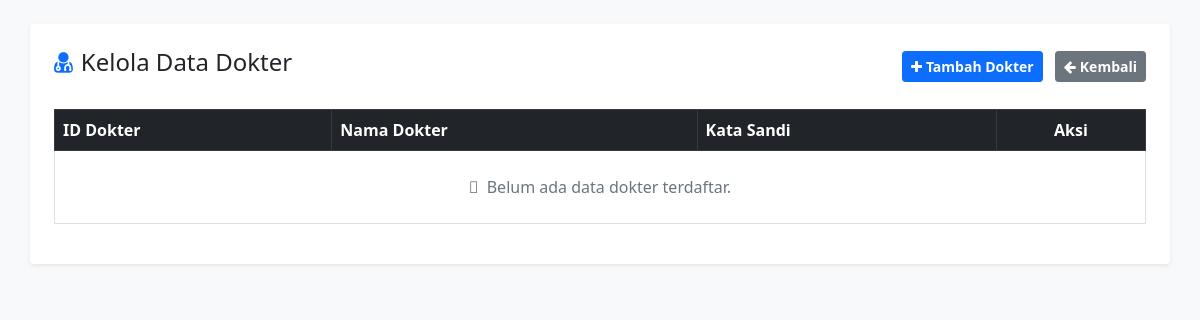
Before: /page/data_dokter.php (signed in) with the older database file.
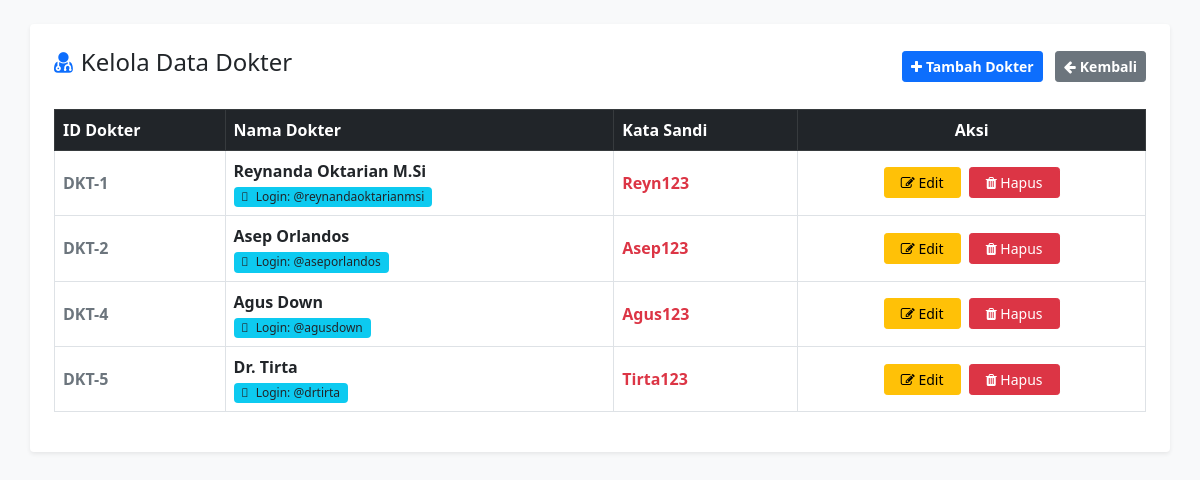
After: the same page with the newer database file.
### tables this page shows
CREATE TABLE `dokter` (
  `ID_Dokter` int(11) NOT NULL,
  `Password` varchar(10) NOT NULL,
  `Nama_Dokter` varchar(100) NOT NULL
);

CREATE TABLE `medispet` (
  `id_user` int(11) NOT NULL,
  `username` varchar(50) NOT NULL,
  `password` varchar(255) NOT NULL,
  `role` enum('admin','dokter','pasien') NOT NULL
);

### page/data_dokter.php (the view, shortened to what this page needs)
<?php
include '../config/koneksi.php';
?>
<!DOCTYPE html>
<html lang="id">
<head>
    <link href="../vendor/bootstrap/css/bootstrap.min.css" rel="stylesheet">
    <link rel="stylesheet" href="../assets/css/fontawesome.css">
</head>
<body class="bg-light p-4">
    <div class="container bg-white p-4 shadow-sm rounded">
        <div class="d-flex justify-content-between align-items-center mb-4">
            <h4><i class="fa fa-user-md me-2 text-primary"></i>Kelola Data Dokter</h4>
            <div>
                <a href="tambah_dokter.php" class="btn btn-sm btn-primary fw-bold me-2"><i class="fa fa-plus me-1"></i>Tambah Dokter</a>
                <a href="../index.php" class="btn btn-sm btn-secondary fw-bold"><i class="fa fa-arrow-left me-1"></i>Kembali</a>
            </div>
        </div>
        <div class="table-responsive">
            <table class="table table-bordered table-hover align-middle">
                <thead class="table-dark">
                    <tr>
                        <th>ID Dokter</th>
                        <th>Nama Dokter</th>
                        <th>Kata Sandi</th> <th class="text-center">Aksi</th>
                    </tr>
                </thead>
                <tbody>
                    <?php
                    $res = mysqli_query($koneksi, "SELECT * FROM dokter");
                    if (mysqli_num_rows($res) > 0) {
                        while($row = mysqli_fetch_assoc($res)) {
                            $username_tampil = strtolower(str_replace([' ', '.', ','], '', $row['Nama_Dokter']));
                            $query_pass = mysqli_query($koneksi, "SELECT password FROM medispet WHERE username = '$username_tampil' AND role = 'dokter'");
                            $data_pass = mysqli_fetch_assoc($query_pass);
                            if ($data_pass && !empty($data_pass['password'])) {
                                $password_tampil = htmlspecialchars($data_pass['password']);
                            } elseif (!empty($row['Password'])) {
                                $password_tampil = htmlspecialchars($row['Password']);
                            } else {
                                $password_tampil = "<em class='text-muted small'>Tidak diatur</em>";
                            }
                            echo "<tr>
                                    <td class='fw-bold text-secondary'>DKT-{$row['ID_Dokter']}</td>
                                    <td class='fw-bold'>
                                        " . htmlspecialchars($row['Nama_Dokter']) . " <br>
                                        <span class='badge bg-info text-dark fw-normal mt-1'>
                                            <i class='fa-solid fa-user me-1'></i> Login: @{$username_tampil}
                                        </span>
                                    </td>
                                    <td><span class='text-danger fw-bold'>{$password_tampil}</span></td>
                                    <td class='text-center'>
                                        <a href='edit_dokter.php?id={$row['ID_Dokter']}' class='btn btn-sm btn-warning px-3 me-1'>
                                            <i class='fa fa-edit'></i> Edit
                                        </a>
                                        <a href='data_dokter.php?hapus={$row['ID_Dokter']}' class='btn btn-sm btn-danger px-3' onclick='return confirm(\"Apakah Anda yakin ingin menghapus data dokter ini beserta akun loginnya?\")'>
                                            <i class='fa fa-trash'></i> Hapus
                                        </a>
                                    </td>
                                  </tr>";
                        }
                    } else {
                        echo "<tr><td colspan='4' class='text-center py-4 text-muted'><i class='fa-solid fa-folder-open me-1'></i> Belum ada data dokter terdaftar.</td></tr>";
                    }
                    ?>
                </tbody>
            </table>
        </div>
    </div>
</body>
</html>

Changed rows visible on the page:
added dokter: ID_Dokter "1", Nama_Dokter "Reynanda Oktarian M.Si", Nama_Dokter "reynandaoktarianmsi", medispet.password "Reyn123"
added dokter: ID_Dokter "2", Nama_Dokter "Asep Orlandos", Nama_Dokter "aseporlandos", medispet.password "Asep123"
added dokter: ID_Dokter "4", Nama_Dokter "Agus Down", Nama_Dokter "agusdown", medispet.password "Agus123"
added dokter: ID_Dokter "5", Nama_Dokter "Dr. Tirta", Nama_Dokter "drtirta", medispet.password "Tirta123"
Other visible differences:
text no longer shown: "Belum ada data dokter terdaftar."
